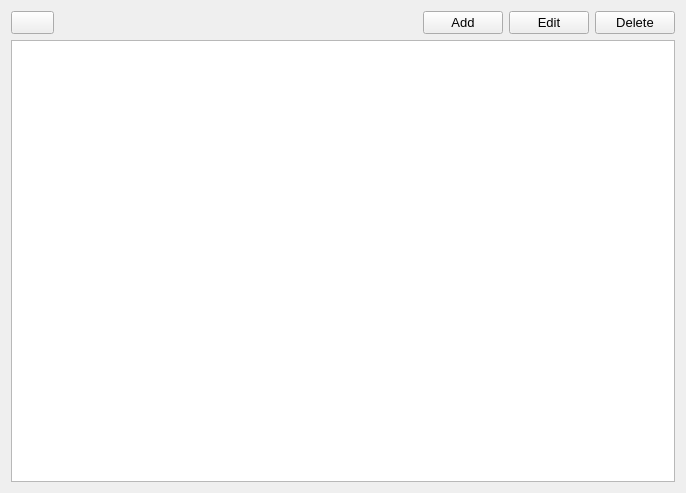
<?xml version="1.0" encoding="UTF-8"?>
<ui version="4.0">
 <class>PageAttendanceForm</class>
 <widget class="QWidget" name="PageAttendanceForm">
  <property name="geometry">
   <rect>
    <x>0</x>
    <y>0</y>
    <width>686</width>
    <height>493</height>
   </rect>
  </property>
  <property name="font">
   <font>
    <pointsize>10</pointsize>
   </font>
  </property>
  <property name="windowTitle">
   <string/>
  </property>
  <layout class="QVBoxLayout" name="verticalLayout">
   <item>
    <layout class="QHBoxLayout" name="horizontalLayout">
     <item>
      <widget class="QPushButton" name="btnRefresh">
       <property name="text">
        <string/>
       </property>
       <property name="icon">
        <iconset resource="resources.qrc">
         <normaloff>:/images/refresh.png</normaloff>:/images/refresh.png</iconset>
       </property>
      </widget>
     </item>
     <item>
      <spacer name="horizontalSpacer">
       <property name="orientation">
        <enum>Qt::Horizontal</enum>
       </property>
       <property name="sizeHint" stdset="0">
        <size>
         <width>40</width>
         <height>20</height>
        </size>
       </property>
      </spacer>
     </item>
     <item>
      <widget class="QPushButton" name="btnAdd">
       <property name="text">
        <string>Add</string>
       </property>
      </widget>
     </item>
     <item>
      <widget class="QPushButton" name="btnEdit">
       <property name="text">
        <string>Edit</string>
       </property>
      </widget>
     </item>
     <item>
      <widget class="QPushButton" name="btnDelete">
       <property name="text">
        <string>Delete</string>
       </property>
      </widget>
     </item>
    </layout>
   </item>
   <item>
    <widget class="QTableView" name="tvAttendance">
     <property name="font">
      <font>
       <pointsize>11</pointsize>
      </font>
     </property>
     <property name="editTriggers">
      <set>QAbstractItemView::NoEditTriggers</set>
     </property>
     <property name="sortingEnabled">
      <bool>true</bool>
     </property>
     <property name="cornerButtonEnabled">
      <bool>false</bool>
     </property>
    </widget>
   </item>
  </layout>
 </widget>
 <resources>
  <include location="resources.qrc"/>
 </resources>
 <connections/>
</ui>
